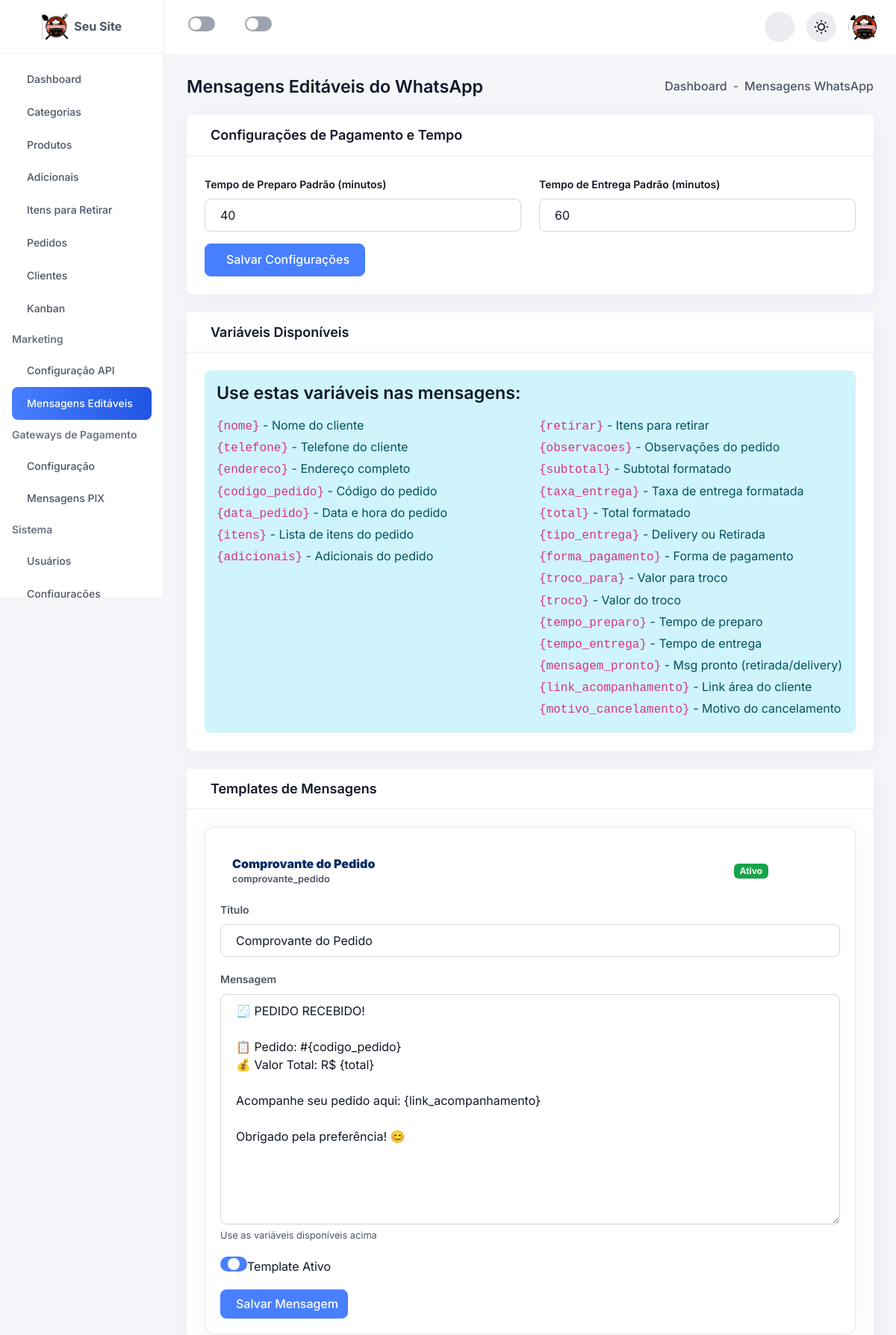
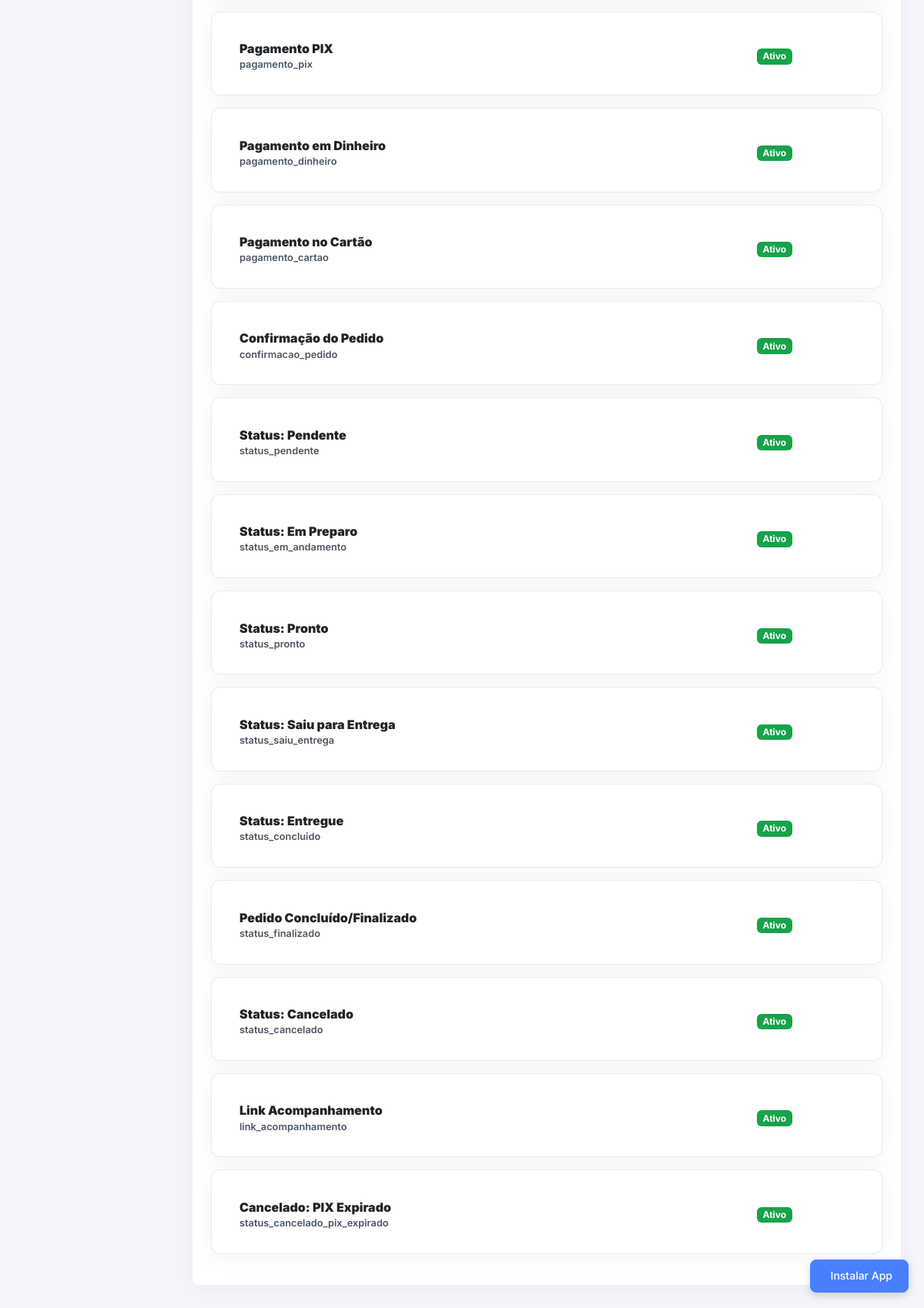
The page /admin/whatsapp_mensagens.php (signed in) on the database its author committed (2 pictures, top to bottom).
### tables this page shows
CREATE TABLE `configuracoes` (
  `id` int(11) NOT NULL,
  `site_titulo` varchar(255) DEFAULT 'Cardápio Digital',
  `site_descricao` text DEFAULT NULL,
  `site_logo` varchar(255) DEFAULT NULL,
  `site_favicon` varchar(255) DEFAULT NULL,
  `site_capa` varchar(255) DEFAULT NULL,
  `endereco_cep` varchar(10) DEFAULT NULL,
  `endereco_rua` varchar(255) DEFAULT NULL,
  `endereco_numero` varchar(20) DEFAULT NULL,
  `endereco_complemento` varchar(255) DEFAULT NULL,
  `endereco_bairro` varchar(255) DEFAULT NULL,
  `endereco_cidade` varchar(255) DEFAULT NULL,
  `endereco_estado` varchar(2) DEFAULT NULL,
  `contato_whatsapp` varchar(20) DEFAULT NULL,
  `contato_email` varchar(255) DEFAULT NULL,
  `social_facebook` varchar(255) DEFAULT NULL,
  `social_instagram` varchar(255) DEFAULT NULL,
  `atualizado_em` timestamp NOT NULL DEFAULT current_timestamp() ON UPDATE current_timestamp(),
  `whatsapp_chave_pix` varchar(255) DEFAULT NULL COMMENT 'Chave PIX para pagamentos',
  `whatsapp_tempo_preparo_padrao` int(11) DEFAULT 30 COMMENT 'Tempo de preparo padrão em minutos',
  `whatsapp_tempo_entrega_padrao` int(11) DEFAULT 40 COMMENT 'Tempo de entrega padrão em minutos',
  `whatsapp_mensagem_pronto_retirada` text DEFAULT NULL COMMENT 'Mensagem quando pedido está pronto para retirada',
  `whatsapp_mensagem_pronto_delivery` text DEFAULT NULL COMMENT 'Mensagem quando pedido está pronto para delivery',
  `recaptcha_v2_site_key` varchar(255) DEFAULT NULL COMMENT 'Site Key do reCAPTCHA v2',
  `recaptcha_v2_secret_key` varchar(255) DEFAULT NULL COMMENT 'Secret Key do reCAPTCHA v2',
  `recaptcha_v3_site_key` varchar(255) DEFAULT NULL COMMENT 'Site Key do reCAPTCHA v3',
  `recaptcha_v3_secret_key` varchar(255) DEFAULT NULL COMMENT 'Secret Key do reCAPTCHA v3',
  `recaptcha_version` varchar(10) DEFAULT 'v2' COMMENT 'Versão do reCAPTCHA (v2 ou v3)',
  `recaptcha_ativo` tinyint(1) DEFAULT 0 COMMENT 'Ativar reCAPTCHA (1=sim, 0=não)',
  `recaptcha_paginas` text DEFAULT NULL COMMENT 'JSON com lista de páginas onde usar reCAPTCHA',
  `push_vapid_public_key` varchar(255) DEFAULT NULL COMMENT 'VAPID Public Key para Push Notifications',
  `push_vapid_private_key` text DEFAULT NULL COMMENT 'VAPID Private Key para Push Notifications',
  `push_notifications_ativo` tinyint(1) DEFAULT 1 COMMENT 'Ativar Push Notifications (1=sim, 0=não)',
  `nome_site` varchar(255) DEFAULT NULL,
  `descricao_site` text DEFAULT NULL,
  `logo` varchar(255) DEFAULT NULL,
  `favicon` varchar(255) DEFAULT NULL,
  `capa` varchar(255) DEFAULT NULL,
  `cep` varchar(20) DEFAULT NULL,
  `rua` varchar(255) DEFAULT NULL,
  `numero` varchar(50) DEFAULT NULL,
  `complemento` varchar(255) DEFAULT NULL,
  `bairro` varchar(100) DEFAULT NULL,
  `cidade` varchar(100) DEFAULT NULL,
  `estado` varchar(2) DEFAULT NULL,
  `whatsapp` varchar(20) DEFAULT NULL,
  `email_contato` varchar(255) DEFAULT NULL,
  `facebook` varchar(255) DEFAULT NULL,
  `instagram` varchar(255) DEFAULT NULL,
  `tema` varchar(50) DEFAULT 'roxo',
  `cor_principal` varchar(20) DEFAULT NULL,
  `cor_secundaria` varchar(20) DEFAULT NULL,
  `tema_layout` varchar(50) DEFAULT 'default',
  `impressao_automatica` tinyint(1) DEFAULT 0
);

CREATE TABLE `whatsapp_config` (
  `id` int(11) NOT NULL,
  `api_url` varchar(255) NOT NULL COMMENT 'URL da Evolution API',
  `api_token` varchar(255) NOT NULL COMMENT 'Token Global da API',
  `instance_name` varchar(100) DEFAULT NULL COMMENT 'Nome da instância (ex: food_0917363)',
  `instance_key` varchar(255) DEFAULT NULL COMMENT 'Chave da instância',
  `qrcode` text DEFAULT NULL COMMENT 'QR Code base64',
  `status` enum('disconnected','connecting','connected','error') DEFAULT 'disconnected',
  `telefone` varchar(20) DEFAULT NULL COMMENT 'Número conectado',
  `ativo` tinyint(1) DEFAULT 1 COMMENT 'Se está ativo',
  `enviar_comprovante` tinyint(1) DEFAULT 1 COMMENT 'Enviar comprovante ao finalizar pedido',
  `enviar_status` tinyint(1) DEFAULT 1 COMMENT 'Enviar mensagem ao mudar status',
  `enviar_link_acompanhamento` tinyint(1) DEFAULT 1 COMMENT 'Enviar link para acompanhar pedido',
  `criado_em` datetime DEFAULT current_timestamp(),
  `atualizado_em` datetime DEFAULT NULL ON UPDATE current_timestamp(),
  `sistema_entregadores_ativo` tinyint(1) DEFAULT 1 COMMENT 'Se sistema de atribuição está ativo',
  `popup_finalizacao_ativo` tinyint(1) DEFAULT 1,
  `whatsapp_estabelecimento` varchar(20) DEFAULT NULL,
  `usar_mercadopago` tinyint(1) DEFAULT 1 COMMENT 'Enviar mensagens do Mercado Pago via WhatsApp',
  `enviar_qrcode_whatsapp` tinyint(1) DEFAULT 1 COMMENT 'Enviar QR Code base64 junto com mensagem WhatsApp Mercado Pago',
  `webjs_api_url` varchar(255) DEFAULT 'http://127.0.0.1:4010',
  `webjs_admin_token` varchar(120) DEFAULT NULL,
  `webjs_webhook_url` varchar(255) DEFAULT NULL,
  `usar_webjs_api` tinyint(1) NOT NULL DEFAULT 0,
  `webjs_enviar_comprovante` tinyint(1) NOT NULL DEFAULT 1,
  `webjs_enviar_status` tinyint(1) NOT NULL DEFAULT 1,
  `webjs_enviar_link_acompanhamento` tinyint(1) NOT NULL DEFAULT 1,
  `webjs_session_uuid` char(36) DEFAULT NULL,
  `webjs_status` varchar(30) DEFAULT NULL,
  `webjs_last_qr` longtext DEFAULT NULL,
  `webjs_atualizado_em` datetime DEFAULT NULL,
  `tempo_preparo_padrao` int(11) DEFAULT 30,
  `tempo_entrega_padrao` int(11) DEFAULT 40,
  `base_url` varchar(500) DEFAULT NULL,
  `apikey` varchar(255) DEFAULT NULL,
  `notificar_status_pedido` tinyint(1) DEFAULT 1
);

CREATE TABLE `whatsapp_mensagens` (
  `id` int(11) NOT NULL,
  `tipo` varchar(50) NOT NULL COMMENT 'comprovante, pagamento_pix, pagamento_dinheiro, status_pendente, etc',
  `titulo` varchar(255) NOT NULL,
  `mensagem` text NOT NULL COMMENT 'Template com variáveis: {nome}, {telefone}, {endereco}, etc',
  `ativo` tinyint(1) DEFAULT 1,
  `ordem` int(11) DEFAULT 0,
  `criado_em` datetime DEFAULT current_timestamp(),
  `atualizado_em` datetime DEFAULT NULL ON UPDATE current_timestamp()
);

### admin/whatsapp_mensagens.php (the view, shortened to what the rows shown need)
<?php
include '../includes/functions.php';
$stmt = $pdo->query("SELECT * FROM whatsapp_config LIMIT 1");
$config = $stmt->fetch(PDO::FETCH_ASSOC);
$stmt = $pdo->query("SELECT * FROM whatsapp_mensagens ORDER BY id ASC");
$mensagens_db = $stmt->fetchAll(PDO::FETCH_ASSOC);
$mensagens = [];
foreach ($mensagens_db as $m) {
    $mensagens[$m['id']] = $m;
}
include 'includes/header.php';
?>
<div class="dashboard-main-body">
    <div class="card h-100 p-0 radius-12 mb-24">
        <div class="card-body p-24">
            <form method="POST">
                <div class="row gy-3">
                    <div class="col-md-6">
                        <label class="form-label fw-semibold text-primary-light text-sm mb-8">
                            Tempo de Preparo Padrão (minutos)
                        </label>
                        <input type="number"
                               name="whatsapp_tempo_preparo_padrao"
                               class="form-control radius-8"
                               value="<?php echo htmlspecialchars($config['tempo_preparo_padrao'] ?? 30); ?>"
                               min="5" max="120">
                    </div>
                    <div class="col-md-6">
                        <label class="form-label fw-semibold text-primary-light text-sm mb-8">
                            Tempo de Entrega Padrão (minutos)
                        </label>
                        <input type="number"
                               name="whatsapp_tempo_entrega_padrao"
                               class="form-control radius-8"
                               value="<?php echo htmlspecialchars($config['tempo_entrega_padrao'] ?? 40); ?>"
                               min="10" max="180">
                    </div>
                </div>
            </form>
        </div>
    </div>
    <div class="card h-100 p-0 radius-12">
        <div class="card-body p-24">
            <div class="accordion" id="accordionMensagens">
                <?php
                $displayOrder = [1, 2, 3, 4, 46, 5, 6, 7, 8, 9, 12, 10, 11, 45];
                foreach ($displayOrder as $id):
                    $m = $mensagens[$id];
                    $isOpen = ($id == 1) ? 'show' : '';
                    $isCollapsed = ($id == 1) ? '' : 'collapsed';
                    $badgeClass = $m['ativo'] ? 'bg-success-600' : 'bg-danger-600';
                    $badgeText = $m['ativo'] ? 'Ativo' : 'Inativo';
                ?>
                <div class="accordion-item border radius-8 mb-3">
                    <h2 class="accordion-header">
                        <button class="accordion-button <?php echo $isCollapsed; ?>"
                                type="button"
                                data-bs-toggle="collapse"
                                data-bs-target="#collapse<?php echo $id; ?>">
                            <div class="d-flex align-items-center gap-3 w-100">
                                <div class="flex-grow-1">
                                    <strong><?php echo htmlspecialchars($m['titulo']); ?></strong>
                                    <br>
                                    <small class="text-secondary-light"><?php echo htmlspecialchars($m['tipo']); ?></small>
                                </div>
                                <span class="badge <?php echo $badgeClass; ?> text-white"><?php echo $badgeText; ?></span>
                            </div>
                        </button>
                    </h2>
                    <div id="collapse<?php echo $id; ?>"
                         class="accordion-collapse collapse <?php echo $isOpen; ?>"
                         data-bs-parent="#accordionMensagens">
                        <div class="accordion-body">
                            <form method="POST">
                                <div class="mb-3">
                                    <label class="form-label fw-semibold">Título</label>
                                    <input type="text"
                                           name="titulo"
                                           class="form-control radius-8"
                                           value="<?php echo htmlspecialchars($m['titulo']); ?>"
                                           required>
                                </div>
                                <div class="mb-3">
                                    <label class="form-label fw-semibold">Mensagem</label>
                                    <textarea name="mensagem"
                                              class="form-control radius-8"
                                              rows="12"
                                              required><?php echo htmlspecialchars($m['mensagem']); ?></textarea>
                                    <small class="text-secondary-light">Use as variáveis disponíveis acima</small>
                                </div>
                                <div class="mb-3">
                                    <div class="form-check form-switch">
                                        <input class="form-check-input"
                                               type="checkbox"
                                               name="ativo"
                                               id="ativo_<?php echo $id; ?>"
                                               <?php echo $m['ativo'] ? 'checked' : ''; ?>>
                                        <label class="form-check-label" for="ativo_<?php echo $id; ?>">
                                            Template Ativo
                                        </label>
                                    </div>
                                </div>
                                <button type="submit" class="btn btn-primary-600 radius-8 d-flex align-items-center gap-2">
                                    Salvar Mensagem
                                </button>
                            </form>
                        </div>
                    </div>
                </div>
                <?php endforeach; ?>
            </div>
        </div>
    </div>
</div>
<?php include 'includes/footer.php'; ?>

### admin/includes/header.php (shortened to what the rows shown need)
<?php
require_once __DIR__ . '/../../includes/functions.php';
$site_config = [];
try {
    $stmt = $pdo->query("SELECT * FROM configuracoes WHERE id = 1");
    $site_config = $stmt->fetch(PDO::FETCH_ASSOC) ?: [];
} catch (PDOException $e) {
}
$nome_site = $site_config['nome_site'] ?? 'PedeMais';
?>
<!DOCTYPE html>
<html lang="pt-BR" data-theme="light">
<head>
    <link rel="stylesheet" href="<?php echo SITE_URL; ?>/admin/assets/css/remixicon.css">
    <link rel="stylesheet" href="<?php echo SITE_URL; ?>/admin/assets/css/lib/bootstrap.min.css">
    <link rel="stylesheet" href="<?php echo SITE_URL; ?>/admin/assets/css/lib/dataTables.min.css">
    <link rel="stylesheet" href="<?php echo SITE_URL; ?>/admin/assets/css/style.css">
    <link rel="stylesheet" href="<?php echo SITE_URL; ?>/admin/assets/css/admin-custom.css">
    <link rel="stylesheet" href="<?php echo SITE_URL; ?>/admin/assets/css/mobile-fixes.css">
    <link rel="stylesheet" href="<?php echo SITE_URL; ?>/admin/assets/css/sino-vermelho.css">
    <link rel="stylesheet" href="<?php echo SITE_URL; ?>/admin/assets/css/realtime-updates.css">
    <link rel="stylesheet" href="https://cdnjs.cloudflare.com/ajax/libs/font-awesome/6.4.0/css/all.min.css">
</head>
<body data-nivel="admin">
<aside class="sidebar">
    <div>
        <a href="index.php" class="sidebar-logo d-flex align-items-center justify-content-center gap-2 p-3">
            <img src="<?php echo SITE_URL; ?>/uploads/config/logo.png" alt="<?php echo htmlspecialchars($nome_site); ?>" style="max-height: 35px; display: block;">
            <span class="fw-bold text-md"><?php echo htmlspecialchars($nome_site); ?></span>
        </a>
    </div>
</aside>
<main class="dashboard-main">
    <div class="dashboard-main-body">

### rows shown on the page
configuracoes: nome_site "Seu Site"
whatsapp_config: whatsapp_tempo_preparo_padrao "40", whatsapp_tempo_entrega_padrao "60"
whatsapp_mensagens: titulo "Comprovante do Pedido", tipo "comprovante_pedido", ativo "Ativo", mensagem "🧾 PEDIDO RECEBIDO! 📋 Pedido: #{codigo_pedido} 💰 Valor Total: R$ {total} Acompanhe seu pedido aqui: {link_acompanhamento} Obrigado pela preferência! 😊", ativo "☑"
whatsapp_mensagens: titulo "Pagamento PIX", tipo "pagamento_pix", ativo "Ativo"
whatsapp_mensagens: titulo "Pagamento em Dinheiro", tipo "pagamento_dinheiro", ativo "Ativo"
whatsapp_mensagens: titulo "Pagamento no Cartão", tipo "pagamento_cartao", ativo "Ativo"
whatsapp_mensagens: titulo "Confirmação do Pedido", tipo "confirmacao_pedido", ativo "Ativo"
whatsapp_mensagens: titulo "Status: Pendente", tipo "status_pendente", ativo "Ativo"
whatsapp_mensagens: titulo "Status: Em Preparo", tipo "status_em_andamento", ativo "Ativo"
whatsapp_mensagens: titulo "Status: Pronto", tipo "status_pronto", ativo "Ativo"
whatsapp_mensagens: titulo "Status: Saiu para Entrega", tipo "status_saiu_entrega", ativo "Ativo"
whatsapp_mensagens: titulo "Status: Entregue", tipo "status_concluido", ativo "Ativo"
whatsapp_mensagens: titulo "Pedido Concluído/Finalizado", tipo "status_finalizado", ativo "Ativo"
whatsapp_mensagens: titulo "Status: Cancelado", tipo "status_cancelado", ativo "Ativo"
whatsapp_mensagens: titulo "Link Acompanhamento", tipo "link_acompanhamento", ativo "Ativo"
whatsapp_mensagens: titulo "Cancelado: PIX Expirado", tipo "status_cancelado_pix_expirado", ativo "Ativo"

### other values the page prints
$item['label'] "Dashboard"
$item['label'] "Categorias"
$item['label'] "Produtos"
$item['label'] "Adicionais"
$item['label'] "Itens para Retirar"
$item['label'] "Pedidos"
$item['label'] "Clientes"
$item['label'] "Kanban"
$section "Marketing"
$item['label'] "Configuração API"
$item['label'] "Mensagens Editáveis"
$section "Gateways de Pagamento"
$item['label'] "Configuração"
$item['label'] "Mensagens PIX"
$section "Sistema"
